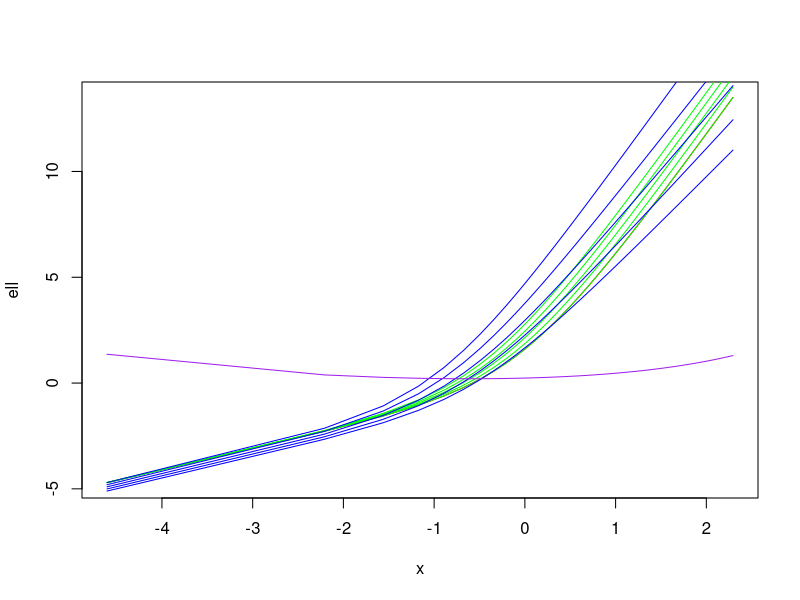
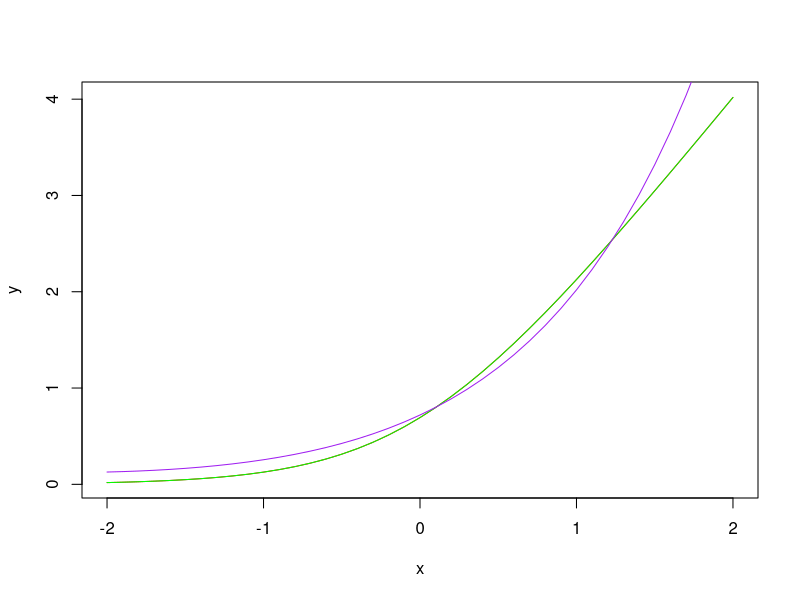
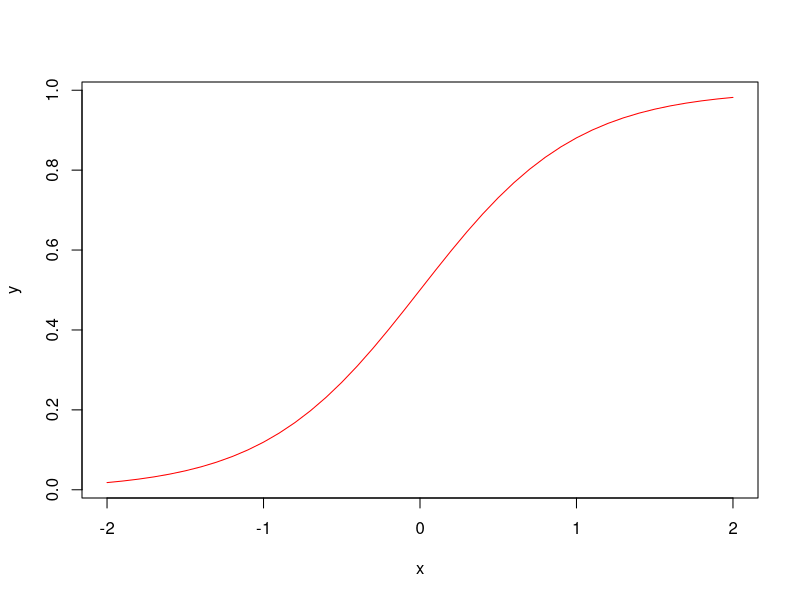
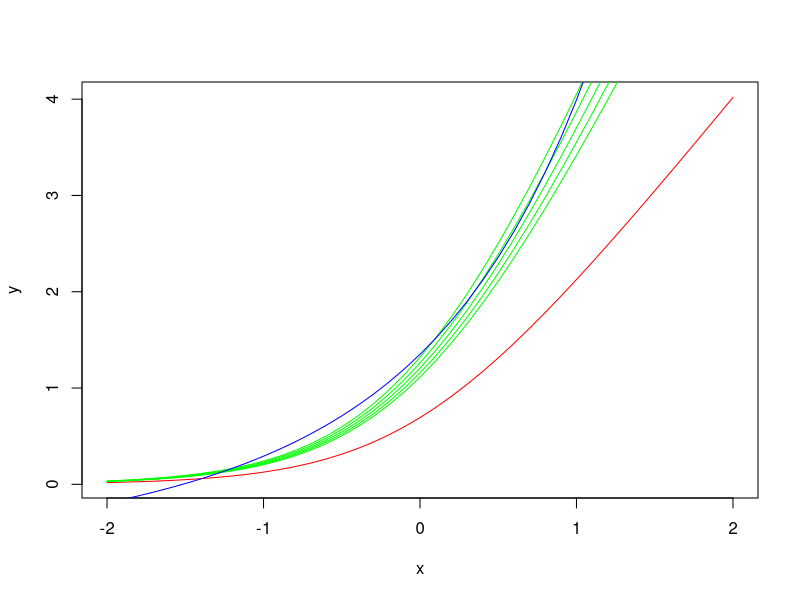
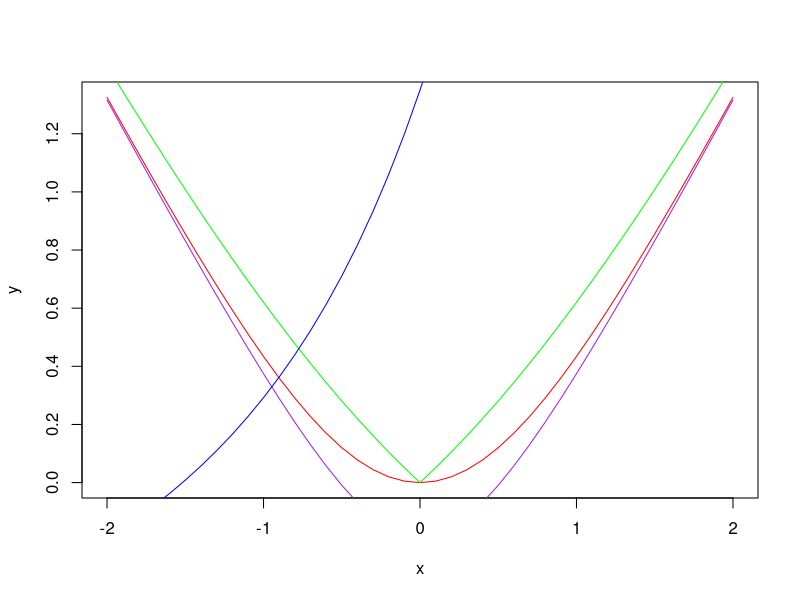
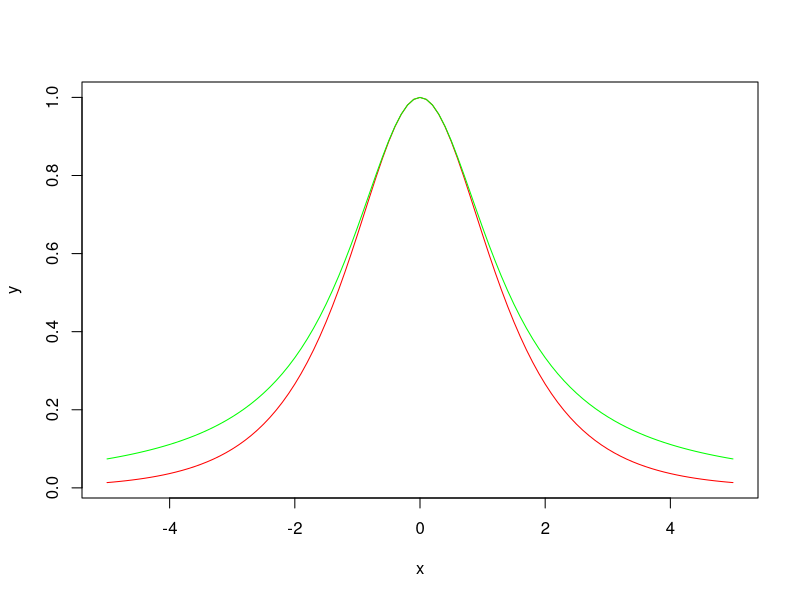
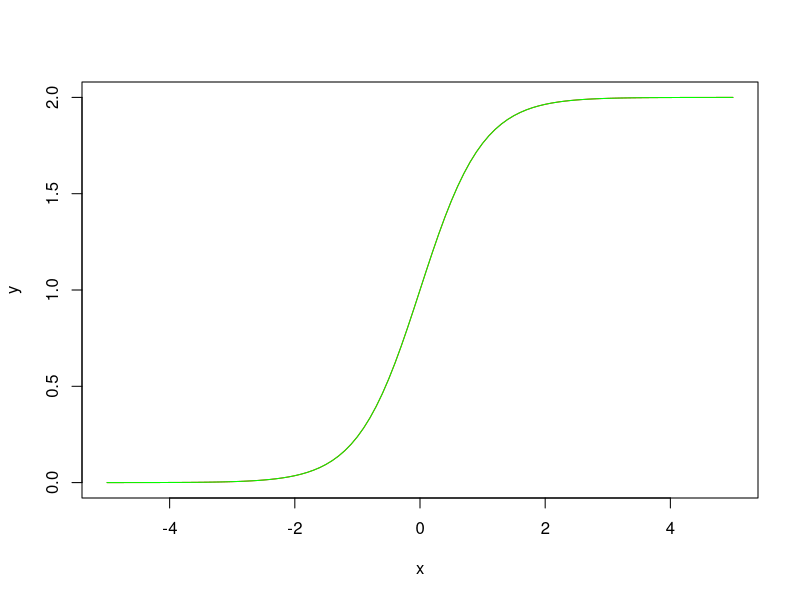

Source code (R) for these figures, in order:
{
  eta_sigma <- .1
  eta_xi <- .1
  x <- log(seq(0.01, 10, 0.1))
  y <- (eta_xi - eta_sigma) + x

  ell <- y - eta_xi + (exp(-eta_sigma + 1)) * (log(1 + exp(2 * y)))
  df <- data.frame(x = x, ell = ell)
  plot(df, type = "l", col = "red")

  for (eta_xi in seq(.1, .5, .1))
  {
    y <- (eta_xi - eta_sigma) + x
    ell <- y - eta_xi + (exp(-eta_sigma + 1)) * (log(1 + exp(2 * y)))
    df <- data.frame(x = x, ell = ell)
    lines(x, ell, col = "green")
  }


  eta_xi <- 1
  for (eta_sigma in seq(.1, .5, .1)) {
    y <- (eta_xi - eta_sigma) + x
    ell <- y - eta_xi + (exp(-eta_sigma + 1)) * (log(1 + exp(2 * y)))
    df <- data.frame(x = x, ell = ell)
    lines(x, ell, col = "blue")
  }
}

{
  xexp <- .35
  # x <- x - xe
  z <- (exp((1 - xexp) * x) + exp(-xexp * x))*exp(-eta_xi) - eta_sigma
  # z <- ((1-xexp)*exp(x) + xexp* exp(-x))
  # z <- (exp((1-xexp)*x) + exp(-xexp*x))/2 + .1 * log(2)
  {
    df_z <- data.frame(x = x, z = z)
    lines(x, z, col = "purple")
  }
}





# y + log (1+e-2x) --------------------------------------------------------

{
  x <- seq(-2, 2, 0.1)
  y <- x + log(cosh(x)) + log(2)
  df <- data.frame(x = x, y = y)
  plot(df, type = "l", col = "red")
}

{
  z <- 2 * x + log(1 + exp(-2 * x))
  {
    df_z <- data.frame(x = x, z = z)
    lines(x, z, col = "green")
  }
}


{
  xexp <- .08
  xe <- x - .1
  z <- (exp((1 - xexp) * xe)) + exp(-xexp * xe) - 1.2
  # z <- ((1-xexp)*exp(x) + xexp* exp(-x))
  # z <- (exp((1-xexp)*x) + exp(-xexp*x))/2 + .1 * log(2)
  {
    df_z <- data.frame(x = x, z = z)
    lines(x, z, col = "purple")
  }
}
# (1+e2y)^{-1} --------------------------------------------------------------
{
  x <- seq(-2, 2, 0.1)
  y <- (1+exp(-2*x))^{-1}
  df <- data.frame(x = x, y = y)
  plot(df, type = "l", col = "red")
}

# log(1+e2y) --------------------------------------------------------------
{
  x <- seq(-2, 2, 0.1)
  y <- log(1+exp(2*x))
  df <- data.frame(x = x, y = y)
  plot(df, type = "l", col = "red")
}

for (eta_xi in seq(.1, .5, .1)){
  y <- (exp(-eta_xi)+1)*log(1+exp(2*x))
  df <- data.frame(x = x, y = y)
  lines(x, y, col = "green")
}

{
  a1 <- 1.1
  a2 <- -.3
  # xe <- x - 1
  z <- 1.1*(exp(a1 * x)) + 1.25*exp(-a2 * x) - 1
  # z <- ((1-xexp)*exp(x) + xexp* exp(-x))
  # z <- (exp((1-xexp)*x) + exp(-xexp*x))/2 + .1 * log(2)
  {
    df_z <- data.frame(x = x, z = z)
    lines(x, z, col = "blue")
  }
}

# log cosh ----------------------------------------------------------------


{ x <- seq(-2, 2, 0.1)
  y <- log(cosh(x))
  df <- data.frame(x = x, y = y)
  plot(df, type = "l", col = "red")
}


{
  j <- abs(x) - log(2) + exp(-2 * abs(x)) / 2
  k <- log(1 + exp(abs(x))) - log(2)
}
{
  df_j <- data.frame(x = x, j = j, k = k)
  lines(x, j, col = "purple")
}
lines(x, k, col = "green")

y_ <- ifelse(x > .9, 2 * x, z)
df_ <- data.frame(x = x, y = y_)
lines(x, y_, col = "blue")


# sech --------------------------------------------------------------------


{
  x <- seq(-5, 5, 0.1)
  y <- 1 / cosh(x)
  df <- data.frame(x = x, y = y)
  plot(df, type = "l", col = "red")
  z <- 1 / (1 + x^2 / 2)
  {
    df_z <- data.frame(x = x, z = z)
    lines(x, z, col = "green")
  }
}


# tanh ------------------------------------------------------------------

{
  x <- seq(-5, 5, 0.1)
  y <- 1 + tanh(x)
  df <- data.frame(x = x, y = y)
  plot(df, type = "l", col = "red")
}

{
  z <- 2 / (1 + exp(-2 * x))
  {
    df_z <- data.frame(x = x, z = z)
    lines(x, z, col = "green")
  }
}
